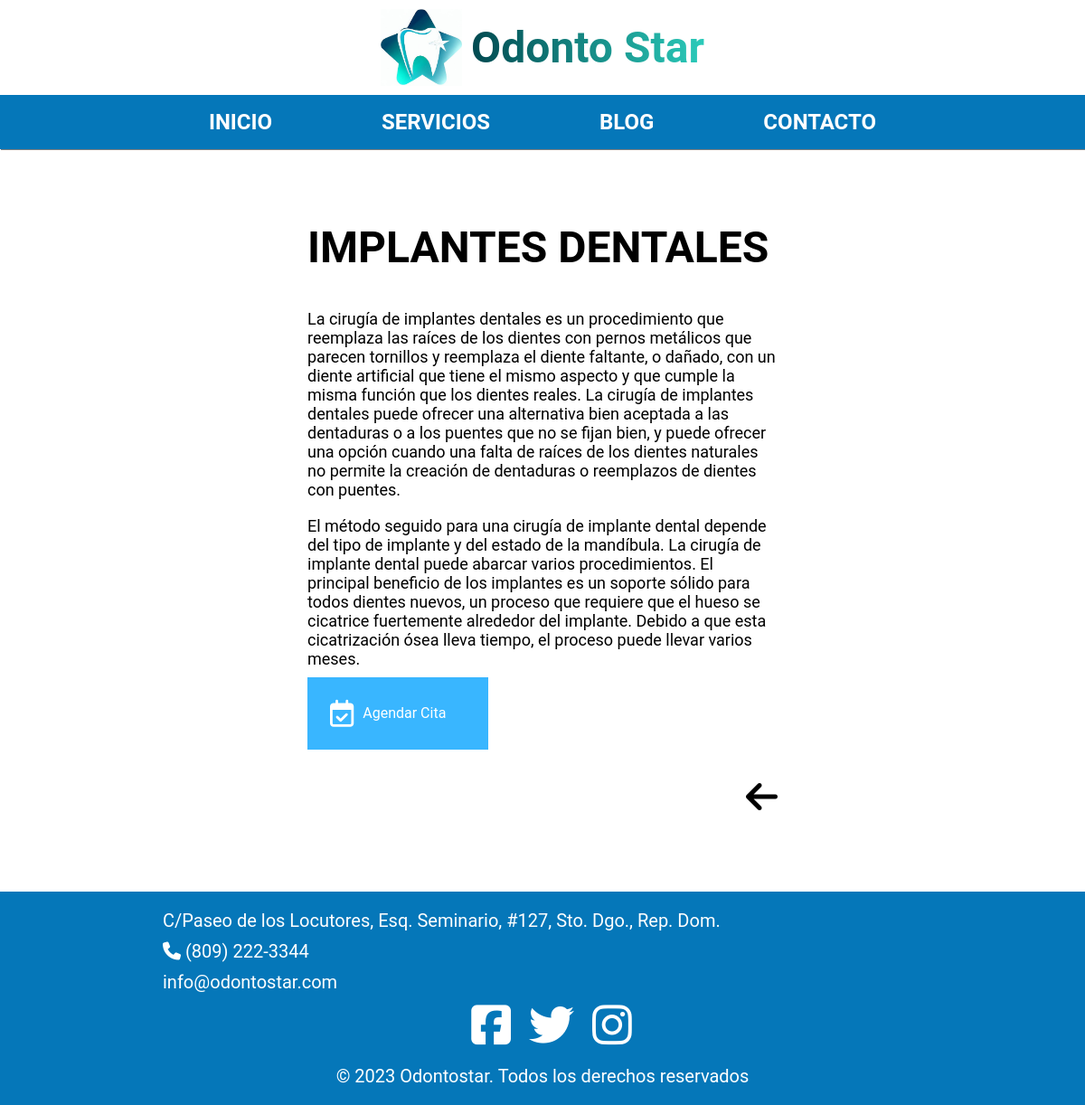
The page /services/service/11/ on the database its author committed.
### services/models.py (models this page shows, shortened)
class Service(models.Model):
    name = models.CharField(max_length=100, verbose_name='Nombre')
    description = RichTextField(verbose_name="Descripcion")
    image = models.ImageField(upload_to='media/services/', verbose_name='Imagen')
    created = models.DateTimeField(auto_now_add=True, verbose_name='Fecha de Creacion')
    updated = models.DateTimeField(auto_now=True, verbose_name='Fecha de Modificacion')
    class Meta:
        verbose_name='Servicio'
        verbose_name_plural='Servicios'
        ordering = ['-created']

### services/views.py (the view)
# urls.py: path('service/<int:pk>/',ServiceDetailView.as_view(), name='service'),
class ServiceDetailView(DetailView):
    model = Service

### social/processors.py (called while the page is built)
def context_dic(request):
    context  = {}
    links = SocialNetwork.objects.all()
    for link in links:
        context[link.key] = link.url
    return context

### services/templates/services/service_detail.html
{% extends 'core/base.html' %}
{% load static %}
{% block content %}
<main class="main-service">
    <div class="service-container">
        <h2 class="title-service">{{service.name}}</h2>
        <p class="description-service">{{ service.description|safe }}</p>
        <a class="btn-cita" href="{% url 'form-date' %}"><i class="fa-regular fa-calendar-check"></i>Agendar Cita</a>
        <div class="back-button">
            <a href="{% url 'services' %} "><i class="fa-solid fa-arrow-left"></i></a>
        </div>
    </div>
</main>
{% endblock content %}

### core/static/core/css/style.css (style rules this page uses)
* { margin: 0; padding: 0; box-sizing: border-box; font-family: Roboto; }
hmtl, body { display: flex; flex-direction: column; min-height: 100vh; }
a { text-decoration: none; color: black; }

### services/static/services/css/style.css (style rules this page uses)
.main-service { display: flex; flex-direction: column; flex-wrap: wrap; width: 100%; max-height: 1200px; padding: 40px 0; }
.service-container { display: flex; flex-direction: column; width: 50%; min-height: 100%; min-width: 400px; margin: 0 auto; padding: 40px; }
.title-service { font-size: 3rem; padding-bottom: 10px; text-transform: uppercase; }
.description-service { display: flex; text-align: justify; font-size: 1.2rem; padding-bottom: 30px; }
.btn-cita { display: flex; width: 100%; max-width: 200px; margin-top: 10px; background-color: #39b6ff; align-items: center; padding: 25px 25px; color: white; }
.btn-cita i { font-size: 30px; padding-right: 10px; }
.back-button { display: flex; justify-content: end; align-items: end; font-size: 40px; margin-top: 30px; }

### blog/static/blog/css/style.css (style rules this page uses)
* { box-sizing: border-box; margin: 0; padding: 0; }

### rows shown on the page
Service: name "IMPLANTES DENTALES", description "La cirugía de implantes dentales es un procedimiento que reemplaza las raíces de los dientes con pernos metálicos que parecen tornillos y reemplaza el diente faltante, o dañado, con un diente artificial que tiene el mismo aspecto y que cumple la misma función que los dientes reales. La cirugía de implantes dentales puede ofrecer una alternativa bien aceptada a las dentaduras o a los puentes que no se fijan bien, y puede ofrecer una opción cuando una falta de raíces de los dientes naturales no permite la creación de dentaduras o reemplazos de dientes con puentes. El método seguido para una cirugía de implante dental depende del tipo de implante y del estado de la mandíbula. La cirugía de…"
